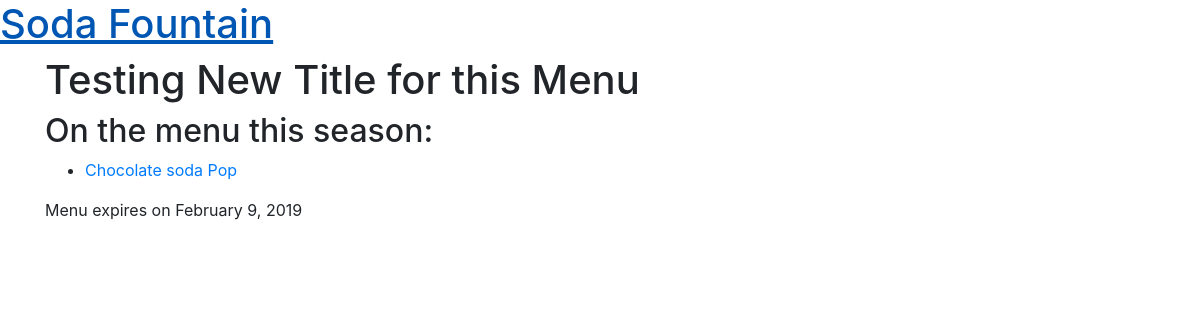
Before: /517/ with the older database file.
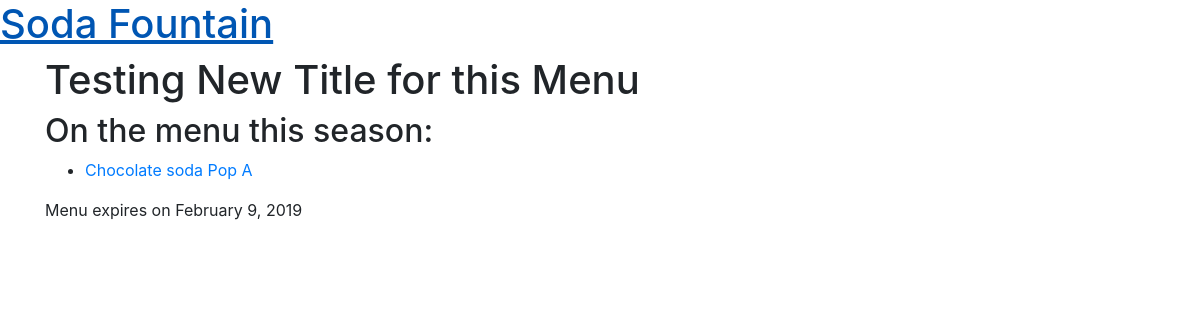
After: the same page with the newer database file.
### menu/models.py (models this page shows)
class Item(models.Model):
    name = models.CharField(max_length=200)
    description = models.TextField()
    chef = models.ForeignKey(User, on_delete=models.CASCADE)
    created_date = models.DateTimeField(
            default=timezone.now)
    standard = models.BooleanField(default=False)
    ingredients = models.ManyToManyField('Ingredient',
                                         related_name='ingredients')
    def __str__(self):
        return self.name

### menu/views.py (the view)
# urls.py: path('<int:pk>/', views.menu_detail, name='menu_detail'),
def menu_detail(request, pk):
    menu = Menu.objects.get(pk=pk)
    return render(request, 'menu/menu_detail.html', {'menu': menu})

### templates/menu/menu_detail.html (shortened to what this page needs)
{% extends "base.html" %}
{% load static %}
{% block content %}
    <div class="row">
        <div class="col-md-8">
            <div class="post">
                <h1>
                    {{ menu.season }}
                </h1>
                <h2>On the menu this season:</h2>
                <ul>
                    {% for item in menu.items.all %}
                        <li><a href="{% url 'item_detail' pk=item.pk %}">{{ item }}</a></li>
                    {% endfor %}
                </ul>
                {% if menu.expiration_date %}
                    <div class="date">
                        Menu expires on {{ menu.expiration_date|date:"F j, Y" }}
                    </div>
                {% endif %}
            </div>
        </div>
    </div>
{% endblock %}

Changed rows visible on the page:
changed Item: name "Chocolate soda Pop" → "Chocolate soda Pop A"
